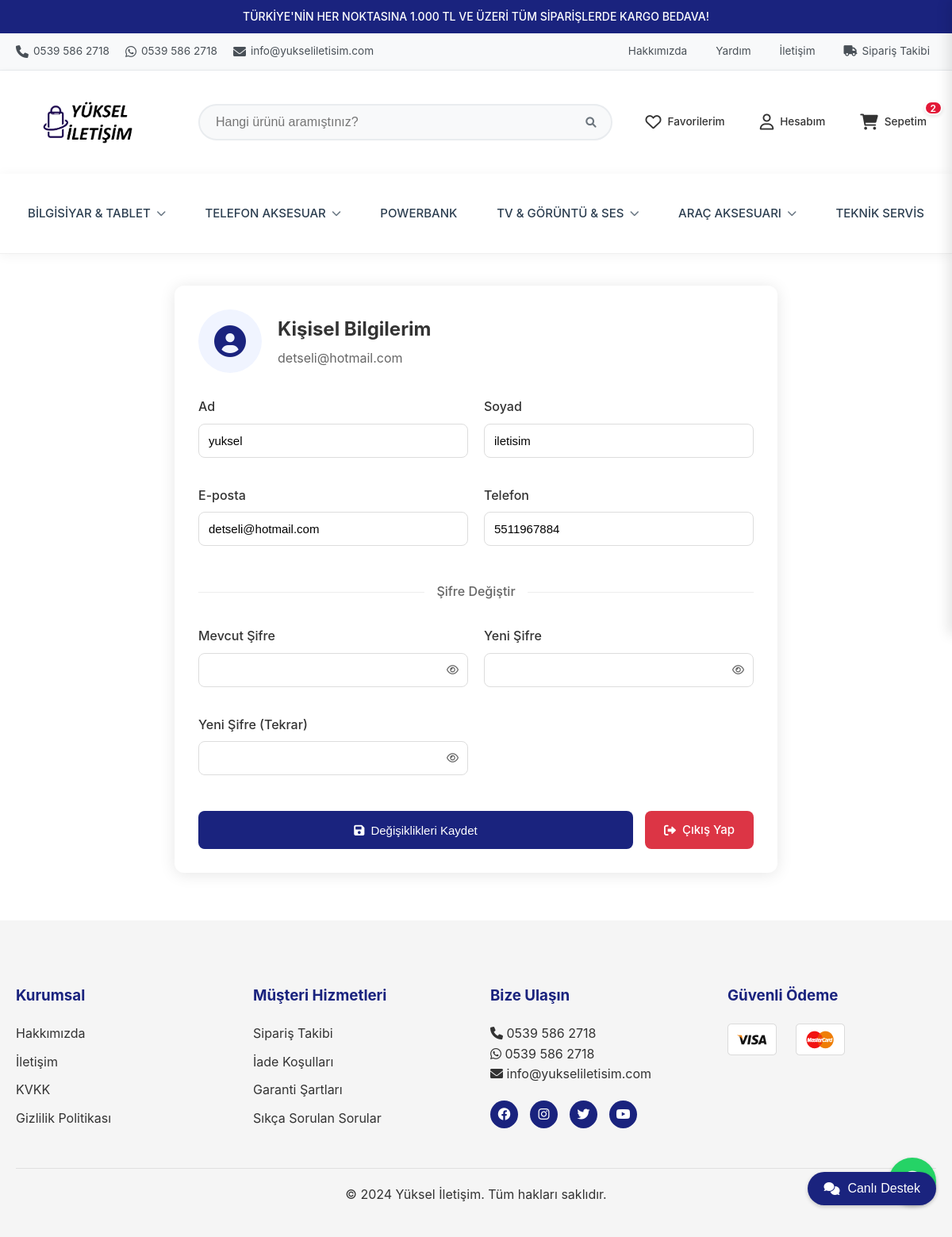
The app's page /profile (signed in) with its own data.
### models.py (models this page shows, shortened)
class Category(db.Model):
    id = db.Column(db.Integer, primary_key=True)
    name = db.Column(db.String(100), nullable=False)
    slug = db.Column(db.String(100), unique=True)
    description = db.Column(db.Text)
    parent_id = db.Column(db.Integer, db.ForeignKey('category.id'))
    image = db.Column(db.String(200))
    is_active = db.Column(db.Boolean, default=True)
    order = db.Column(db.Integer, default=0)
    meta_title = db.Column(db.String(200))
    meta_description = db.Column(db.Text)
    created_at = db.Column(db.DateTime, default=datetime.utcnow)
    updated_at = db.Column(db.DateTime, default=datetime.utcnow, onupdate=datetime.utcnow)
    children = db.relationship(
        'Category',
        backref=db.backref('parent', remote_side=[id]),
        lazy='dynamic'
    )

class User(UserMixin, db.Model):
    id = db.Column(db.Integer, primary_key=True)
    email = db.Column(db.String(120), unique=True, nullable=False)
    password_hash = db.Column(db.String(128))
    first_name = db.Column(db.String(50))
    last_name = db.Column(db.String(50))
    phone = db.Column(db.String(15))
    category_id = db.Column(db.Integer, db.ForeignKey('category.id'))  # Yeni eklendi
    is_active = db.Column(db.Boolean, default=True)
    is_admin = db.Column(db.Boolean, default=False)
    created_at = db.Column(db.DateTime, default=datetime.utcnow)
    last_login = db.Column(db.DateTime)

### app.py (the view, shortened to what this page needs)
    @app.route('/profile', methods=['GET', 'POST'])
    @login_required
    def profile():
        return render_template('profile.html')

### templates/profile.html (shortened to what this page needs)
{% extends 'base.html' %}
{% block content %}
<div class="profile-container">
    <div class="profile-card">
        <div class="profile-header">
            <div class="user-avatar">
                <i class="fas fa-user-circle"></i>
            </div>
            <div class="user-info">
                <h1>Kişisel Bilgilerim</h1>
                <p>{{ current_user.email }}</p>
            </div>
        </div>
        <form id="profileForm" method="POST">
            <div class="form-grid">
                <div class="form-group">
                    <label for="first_name">Ad</label>
                    <input type="text"
                           id="first_name"
                           name="first_name"
                           value="{{ current_user.first_name }}"
                           required>
                </div>
                <div class="form-group">
                    <label for="last_name">Soyad</label>
                    <input type="text"
                           id="last_name"
                           name="last_name"
                           value="{{ current_user.last_name }}"
                           required>
                </div>
                <div class="form-group">
                    <label for="email">E-posta</label>
                    <input type="email"
                           id="email"
                           name="email"
                           value="{{ current_user.email }}"
                           required>
                </div>
                <div class="form-group">
                    <label for="phone">Telefon</label>
                    <input type="tel"
                           id="phone"
                           name="phone"
                           value="{{ current_user.phone or '' }}"
                           placeholder="05XX XXX XX XX">
                </div>
            </div>
            <div class="divider">
                <span>Şifre Değiştir</span>
            </div>
            <div class="form-grid">
                <div class="form-group">
                    <label for="current_password">Mevcut Şifre</label>
                    <div class="password-input">
                        <input type="password"
                               id="current_password"
                               name="current_password">
                        <button type="button" class="toggle-password">
                            <i class="far fa-eye"></i>
                        </button>
                    </div>
                </div>
                <div class="form-group">
                    <label for="new_password">Yeni Şifre</label>
                    <div class="password-input">
                        <input type="password"
                               id="new_password"
                               name="new_password">
                        <button type="button" class="toggle-password">
                            <i class="far fa-eye"></i>
                        </button>
                    </div>
                </div>
                <div class="form-group">
                    <label for="confirm_password">Yeni Şifre (Tekrar)</label>
                    <div class="password-input">
                        <input type="password"
                               id="confirm_password"
                               name="confirm_password">
                        <button type="button" class="toggle-password">
                            <i class="far fa-eye"></i>
                        </button>
                    </div>
                </div>
            </div>
            <div class="button-group">
                <button type="submit" class="btn btn-save">
                    <i class="fas fa-save"></i>
                    Değişiklikleri Kaydet
                </button>
                <a href="{{ url_for('logout') }}" class="btn btn-logout">
                    <i class="fas fa-sign-out-alt"></i>
                    Çıkış Yap
                </a>
            </div>
        </form>
    </div>
</div>
{% endblock %}

### templates/base.html (shortened to what this page needs)
<!DOCTYPE html>
<html lang="tr">
<head>
    <link rel="stylesheet" href="https://cdnjs.cloudflare.com/ajax/libs/font-awesome/6.0.0/css/all.min.css">
    <link rel="stylesheet" href="{{ url_for('static', filename='css/main.css') }}">
    <link rel="stylesheet" href="{{ url_for('static', filename='css/product.css') }}">
    <link rel="stylesheet" href="{{ url_for('static', filename='css/cart.css') }}">
    <link rel="stylesheet" href="{{ url_for('static', filename='css/responsive.css') }}">
</head>
<body>
    <div class="announcement-bar">
        TÜRKİYE'NİN HER NOKTASINA 1.000 TL VE ÜZERİ TÜM SİPARİŞLERDE KARGO BEDAVA!
    </div>
    <div class="top-bar">
        <div class="container">
            <div class="header-contact">
                <a href="tel:05305600735">
                    <i class="fas fa-phone"></i>
                    0539 586 2718
                </a>
                <a href="https://wa.me/05305600735">
                    <i class="fab fa-whatsapp"></i>
                    0539 586 2718
                </a>
                <a href="mailto:info@yukseliletisim.com">
                    <i class="fas fa-envelope"></i>
                    info@yukseliletisim.com
                </a>
            </div>
            <div class="header-menu">
                <a href="{{ url_for('index') }}">Hakkımızda</a>
                <a href="{{ url_for('index') }}">Yardım</a>
                <a href="{{ url_for('index') }}">İletişim</a>
                <a href="{{ url_for('index') }}">
                    <i class="fas fa-truck"></i>
                    Sipariş Takibi
                </a>
            </div>
        </div>
    </div>
    <header class="main-header">
        <div class="container">
            <div class="logo">
                <a href="{{ url_for('index') }}">
                    <img src="{{ url_for('static', filename='images/logo.png') }}"
                         onerror="this.src='\/static\/images\/default-logo.png'"
                         alt="Yüksel İletişim">
                </a>
            </div>
            <div class="search-container">
                <form action="{{ url_for('search') }}" method="GET">
                    <input type="text"
                           name="q"
                           class="search-input"
                           placeholder="Hangi ürünü aramıştınız?"
                           autocomplete="off"
                           required>
                    <button type="submit" class="search-button">
                        <i class="fas fa-search"></i>
                    </button>
                </form>
            </div>
            <div class="user-menu">
                <a href="#" class="menu-item">
                    <i class="far fa-heart"></i>
                    <span>Favorilerim</span>
                </a>
                {% if current_user.is_authenticated %}
                    <a href="{{ url_for('profile') }}" class="menu-item">
                        <i class="far fa-user"></i>
                        <span>Hesabım</span>
                    </a>
                {% else %}
                    <a href="{{ url_for('login') }}" class="menu-item">
                        <i class="far fa-user"></i>
                        <span>Giriş Yap</span>
                    </a>
                {% endif %}
                <a href="{{ url_for('cart') }}" class="menu-item">
                    <i class="fas fa-shopping-cart"></i>
                    <span>Sepetim</span>
                    {% if cart_count and cart_count > 0 %}
                        <div class="cart-count">{{ cart_count }}</div>
                    {% endif %}
                </a>
            </div>
        </div>
    </header>
    <nav class="main-nav">
        <div class="container">
            <div class="nav-wrapper">
                <ul class="nav-list">
                    {% for category in categories %}
                    <li class="nav-item{% if category.children.count() > 0 %} has-dropdown{% endif %}">
                        <a href="{{ url_for('category_products', category_name=category.name) }}" class="nav-link">
                            {{ category.name }}
                            {% if category.children.count() > 0 %}
                            <i class="fas fa-chevron-down"></i>
                            {% endif %}
                        </a>
                    </li>
                    {% endfor %}
                </ul>
            </div>
        </div>
     </nav>
    <main>
        {% block content %}{% endblock %}
    </main>
    <footer>
        <div class="container">
            <div class="footer-content">
                <div class="footer-section">
                    <h3>Kurumsal</h3>
                    <ul>
                        <li><a href="{{ url_for('index') }}">Hakkımızda</a></li>
                        <li><a href="{{ url_for('index') }}">İletişim</a></li>
                        <li><a href="{{ url_for('index') }}">KVKK</a></li>
                        <li><a href="{{ url_for('index') }}">Gizlilik Politikası</a></li>
                    </ul>
                </div>
                <div class="footer-section">
                    <h3>Müşteri Hizmetleri</h3>
                    <ul>
                        <li><a href="{{ url_for('index') }}">Sipariş Takibi</a></li>
                        <li><a href="{{ url_for('index') }}">İade Koşulları</a></li>
                        <li><a href="{{ url_for('index') }}">Garanti Şartları</a></li>
                        <li><a href="{{ url_for('index') }}">Sıkça Sorulan Sorular</a></li>
                    </ul>
                </div>
                <div class="footer-section">
                    <h3>Bize Ulaşın</h3>
                    <div class="contact-info">
                        <p><i class="fas fa-phone"></i> 0539 586 2718</p>
                        <p><i class="fab fa-whatsapp"></i> 0539 586 2718</p>
                        <p><i class="fas fa-envelope"></i> info@yukseliletisim.com</p>
                    </div>
                    <div class="social-media">
                        <a href="#" target="_blank"><i class="fab fa-facebook"></i></a>
                        <a href="#" target="_blank"><i class="fab fa-instagram"></i></a>
                        <a href="#" target="_blank"><i class="fab fa-twitter"></i></a>
                        <a href="#" target="_blank"><i class="fab fa-youtube"></i></a>
                    </div>
                </div>
                <div class="footer-section">
                    <h3>Güvenli Ödeme</h3>
                    <div class="payment-methods">
                        <img src="{{ url_for('static', filename='images/payment-methods.png') }}"
                             onerror="this.style.display='none'"
                             alt="Ödeme Yöntemleri">
                    </div>
                </div>
            </div>
            <div class="footer-bottom">
                <p>&copy; 2024 Yüksel İletişim. Tüm hakları saklıdır.</p>
            </div>
        </div>
    </footer>
    <div class="whatsapp-float">
        <a href="https://wa.me/05305600735" target="_blank">
        </a>
    </div>
    <div class="live-chat-float">
        <button id="liveChatButton">
            <i class="fas fa-comments"></i>
            <span>Canlı Destek</span>
        </button>
    </div>
</body>
</html>

### static/css/product.css (style rules this page uses)
.container { max-width: 1400px; margin: 0 auto; padding: 20px; }

### templates/profile.html (style rules this page uses)
.profile-container { max-width: 800px; margin: 40px auto; padding: 0 20px; }
.profile-card { background: white; border-radius: 12px; box-shadow: 0 2px 20px rgba(0,0,0,0.1); padding: 30px; }
.profile-header { display: flex; align-items: center; gap: 20px; margin-bottom: 30px; }
.user-avatar { width: 80px; height: 80px; background: #f0f4ff; border-radius: 50%; display: flex; align-items: center; justify-content: center; }
.user-avatar i { font-size: 40px; color: #1a237e; }
.user-info h1 { margin: 0; font-size: 24px; color: #333; }
.user-info p { margin: 5px 0 0; color: #666; }
.form-grid { display: grid; grid-template-columns: repeat(2, 1fr); gap: 20px; margin-bottom: 30px; }
.form-group { margin-bottom: 15px; }
.form-group label { display: block; margin-bottom: 8px; color: #333; font-weight: 500; }
.form-group input { width: 100%; padding: 12px; border: 1px solid #ddd; border-radius: 8px; font-size: 15px; transition: all 0.3s; }
.password-input { position: relative; display: flex; align-items: center; }
.toggle-password { position: absolute; right: 12px; background: none; border: none; color: #666; cursor: pointer; padding: 0; }
.divider { position: relative; text-align: center; margin: 30px 0; }
.divider::before { content: ''; position: absolute; left: 0; top: 50%; width: 100%; height: 1px; background: #eee; }
.divider span { background: white; padding: 0 15px; color: #666; font-weight: 500; position: relative; }
.button-group { display: flex; gap: 15px; margin-top: 30px; }
.btn { display: inline-flex; align-items: center; justify-content: center; gap: 8px; padding: 12px 24px; border: none; border-radius: 8px; font-size: 15px; font-weight: 500; cursor: pointer; transition: all 0.3s; }
.btn-save { background: #1a237e; color: white; flex: 1; }
.btn-logout { background: #dc3545; color: white; text-decoration: none; }
.profile-card { animation: fadeIn 0.5s ease; }

### records on screen
Category: name "BİLGİSİYAR & TABLET"
Category: name "TELEFON AKSESUAR"
Category: name "POWERBANK"
Category: name "TV & GÖRÜNTÜ & SES"
Category: name "ARAÇ AKSESUARI"
Category: name "TEKNİK SERVİS"
User: email "detseli@hotmail.com", first_name "yuksel", last_name "iletisim", phone "5511967884"

### other values on screen
{{ cart_count }} "2"
